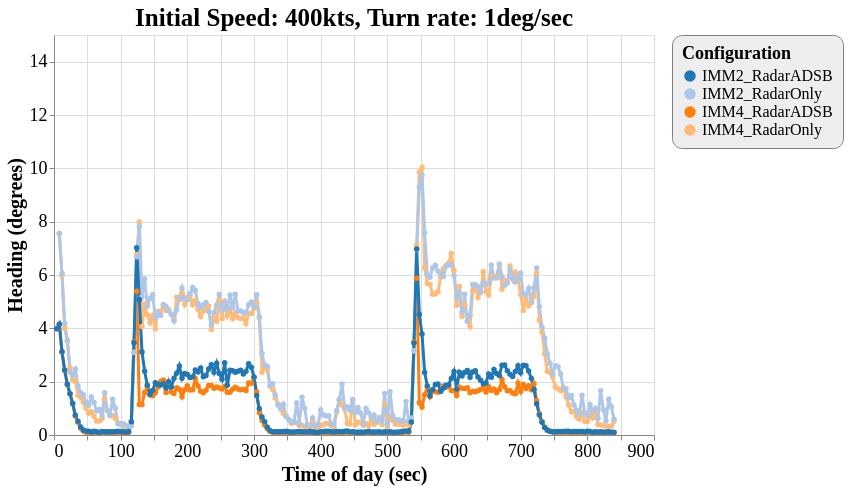

Source (Vega-Lite JSON):
### Vega-Lite specification from a JSON file in a GitHub repository (floating-point values rounded to 4 significant figures; data arrays with more than 128 entries replaced by an {"elided": "..."} marker saying what was removed)
{"config": {"view": {"continuousWidth": 600, "continuousHeight": 400}, "axisX": {"labelFontSize": 18, "titleFontSize": 20}, "axisY": {"labelFontSize": 18, "titleFontSize": 20}, "font": "Times New Roman", "legend": {"cornerRadius": 10, "fillColor": "#EEEEEE", "labelFontSize": 16, "padding": 10, "strokeColor": "gray", "titleFontSize": 18}, "title": {"fontSize": 25}}, "data": {"name": "data-81723074ba84d0e9291a73bcea29a0d0"}, "mark": {"type": "line", "point": true, "strokeWidth": 3}, "encoding": {"color": {"type": "ordinal", "field": "config", "scale": {"scheme": "category20"}, "title": "Configuration"}, "x": {"type": "quantitative", "field": "time", "title": "Time of day (sec)"}, "y": {"type": "quantitative", "field": "rmse_hdg", "scale": {"domain": [0, 15], "zero": false}, "title": "Heading (degrees)"}}, "selection": {"selector042": {"type": "interval", "bind": "scales", "encodings": ["x", "y"]}}, "title": "Initial Speed: 400kts, Turn rate: 1deg/sec", "$schema": "https://vega.github.io/schema/vega-lite/v4.8.1.json", "datasets": {"data-81723074ba84d0e9291a73bcea29a0d0": {"elided": "838 records"}}}
